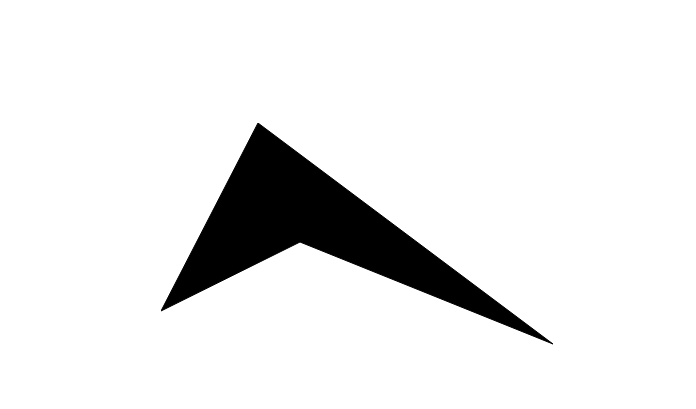
#> input picture star.png, 696 x 409 px
$ python orientacao.py   (older library calls are emulated)
#> lines starting #> are read from the running program, lines starting #| are printed output that depends on the picture; after the words box and inside, x2 and y2 are one past the last pixel; in counts of white or black regions, pixels touching at a corner belong together; long printed decimals are rounded
import numpy as np
import cv2 as cv

color = cv.imread('star.png',-1)
#> color is the input picture: shape (409, 696, 4); mean B, G, R, A 234.3, 234.3, 234.3, 255

img = cv.imread('star.png',0)
#> img: shape (409, 696); min 0, max 255, mean 234.3
ret,thresh = cv.threshold(img,127,255,0)
#> thresh: shape (409, 696); 91.9% white; 1 black region

cv.imwrite('th.jpg', thresh)

im2,contours,hierarchy = cv.findContours(thresh, 1, 2)
#> contours = 2 contours; box (x1, y1, x2, y2) and area: (0, 0, 696, 409) 283560, (160, 122, 554, 345) 23532
cnt = contours[0]
#> cnt = contour of 673 points, box (x1, y1, x2, y2) (160, 122, 554, 345), area 23532
#M = cv.moments(cnt)


rect = cv.minAreaRect(cnt)
#> rect = ((364.7, 229.7), (196.5, 394.5), -85.15)
box = cv.boxPoints(rect)
#> box = [[552.9, 344.2], [159.8, 310.9], [176.5, 115.1], [569.5, 148.4]]
print(box)
#| [[552.894 344.246]
#|  [159.839 310.901]
#|  [176.451 115.082]
#|  [569.5063  148.426  ]]

box = np.int0(box)
#> box = [[552, 344], [159, 310], [176, 115], [569, 148]]
print(box)
#| [[552 344]
#|  [159 310]
#|  [176 115]
#|  [569 148]]
cv.drawContours(color,[box],0,(0,0,255),2)
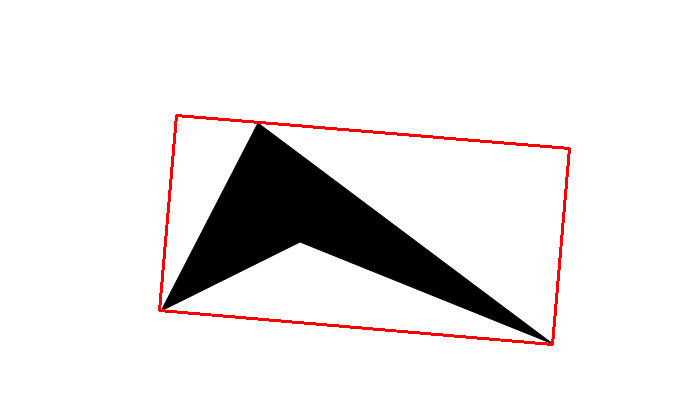
#> color: shape (409, 696, 4); 1.24% of pixels changed, all inside (x1, y1, x2, y2) = (158, 114, 571, 346)

cv.imwrite('title.jpg', color)
